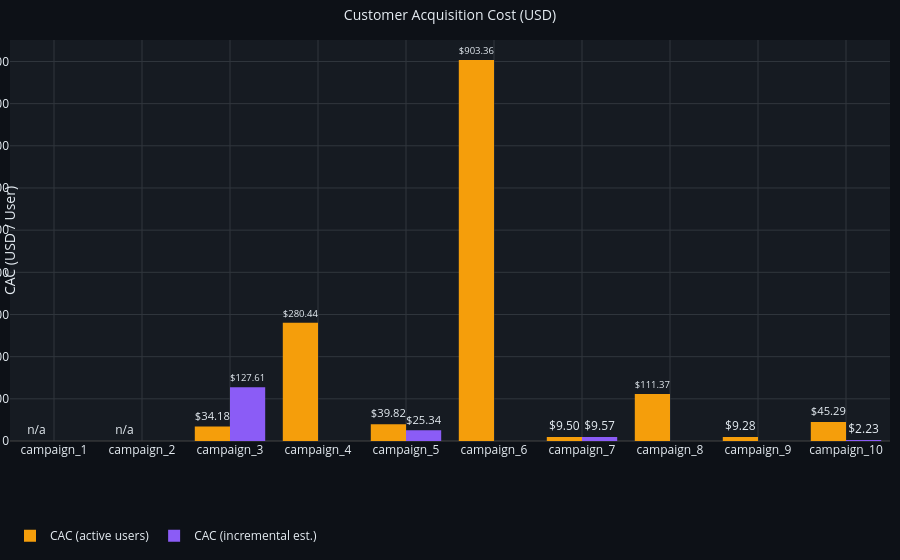

The notebook cell saved with this chart:
### Markdown cell above
### Customer Acquisition Cost (CAC)

### Code cell
fig = _fig_campaign_cac(summary)
if fig:
    fig.show()

### Figure 1 — Plotly figure (JSON) as saved in the notebook; plotly's stock layout.template omitted (floating-point values rounded to 4 significant figures)
{"data": [{"marker": {"color": "#F59E0B"}, "name": "CAC (active users)", "text": ["n/a", "n/a", "$34.18", "$280.44", "$39.82", "$903.36", "$9.50", "$111.37", "$9.28", "$45.29"], "textposition": "outside", "type": "bar", "x": ["campaign_1", "campaign_2", "campaign_3", "campaign_4", "campaign_5", "campaign_6", "campaign_7", "campaign_8", "campaign_9", "campaign_10"], "y": [NaN, NaN, 34.18, 280.4, 39.82, 903.4, 9.5, 111.4, 9.28, 45.29]}, {"marker": {"color": "#8B5CF6"}, "name": "CAC (incremental est.)", "text": ["$127.61", "$25.34", "$9.57", "$2.23"], "textposition": "outside", "type": "bar", "x": ["campaign_3", "campaign_5", "campaign_7", "campaign_10"], "y": [127.6, 25.34, 9.57, 2.23]}], "layout": {"barmode": "group", "font": {"color": "#E6EDF3", "size": 12}, "legend": {"orientation": "h", "y": -0.2}, "margin": {"b": 60, "l": 10, "r": 10, "t": 40}, "paper_bgcolor": "#0D1117", "plot_bgcolor": "#161B22", "title": {"font": {"size": 14}, "text": "Customer Acquisition Cost (USD)"}, "xaxis": {"gridcolor": "#30363D", "showgrid": true}, "yaxis": {"gridcolor": "#30363D", "showgrid": true, "title": {"text": "CAC (USD / User)"}}}}
